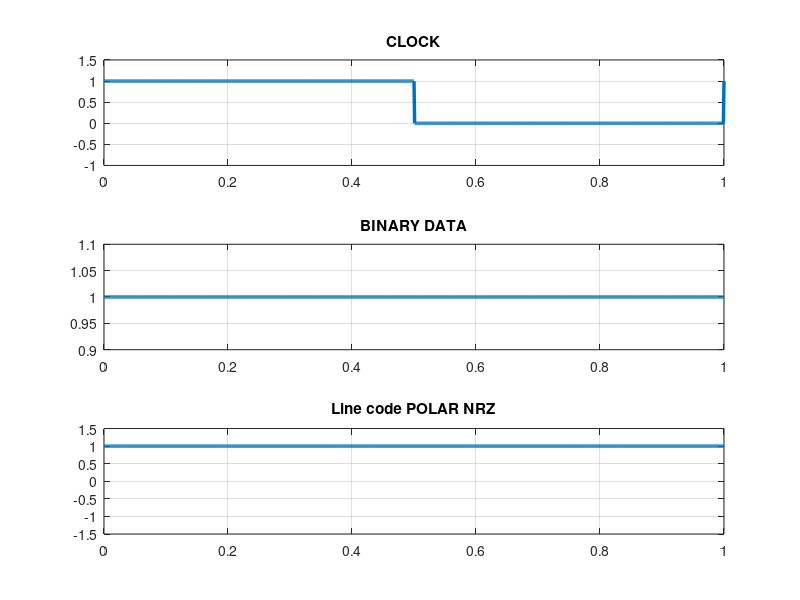

Write MATLAB code to recreate this figure.
b = input('Enter bit message');
n =1;
l=length(b);
b(l+1)=1;
while n<length(b)
t=n-1:0.001:n;
y = t<=(n-0.5)+(t==n);
subplot(3,1,1);
d=plot(t,y);grid on;
title('CLOCK');
set(d,'LineWidth',2.5);
hold on;
axis([0 length(b)-1 -1 1.5]);
n=n+1;
end
n=1;
subplot(3,1,2);
while n<length(b)
t=n-1:0.001:n;
if b(n) == 0
if b(n+1)==0 
y=(t>n);
else
y=(t==n);
end
else
    if b(n+1)==0
        y=(t<n);
    else
        y=(t<=n);
    end 
end
    
    d=plot(t,y);grid on;
    title('BINARY DATA');
    set(d,'LineWidth',2.5);
    hold on;
    n=n+1; 
end
n=1;
subplot(3,1,3);
while n<length(b)
    t=n-1:0.001:n;
if b(n) == 0
    if b(n+1)==0  
        y=-(t<n)-(t==n);
    else
        y=-(t<n)+(t==n);
    end
else
    if b(n+1)==0
        y=(t<n)-1*(t==n);
    else
        y=(t<n)+1*(t==n);
    end 
end
    d=plot(t,y);grid on;
    title('Line code POLAR NRZ');
    set(d,'LineWidth',2.5);
    hold on;
    axis([0 length(b)-1 -1.5 1.5]);
n=n+1; 
end
